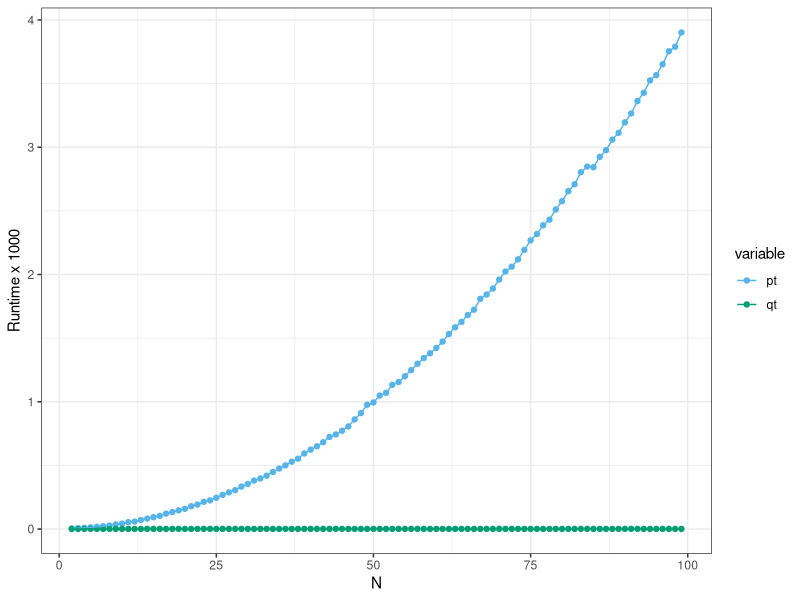

Here is the R script that generated this plot:
library(ggplot2)
library(ggthemes)
library(reshape2)

data <- read.csv("rmq_naive.csv",header=F,sep=",")

total <- nrow(data)

pt <- data$V1[1:(total/2)]
qt <- data$V1[((total/2)+1):total]

df <- data.frame(pt=pt,qt=qt)
df$n <- seq(2,nrow(df)+1)

df <- melt(df,id.vars=c("n"))

pdf("rmq_naive.pdf",width=7,height=4)
ggplot(df,aes(x=n,y=value,color=variable)) +
    geom_point() +
    geom_line() +
    scale_x_continuous("N") +
    scale_y_continuous("Runtime x 1000") +
    scale_color_pander() +
    theme_bw()

